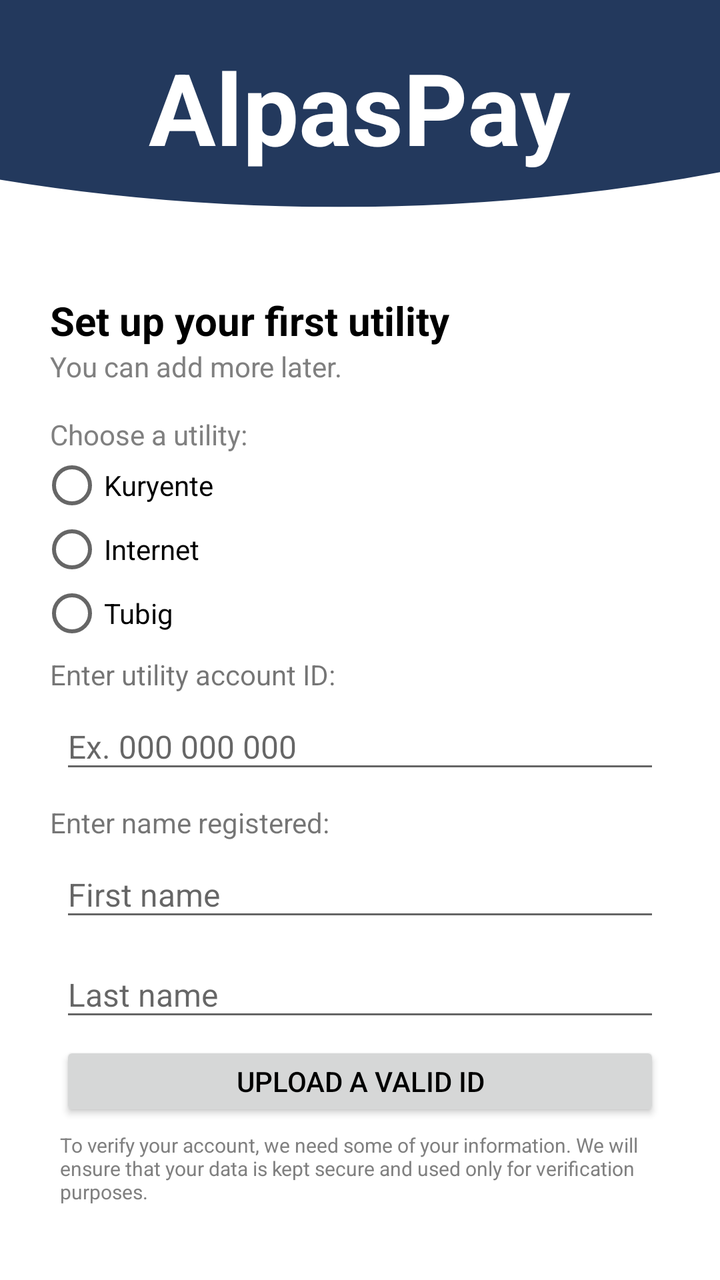
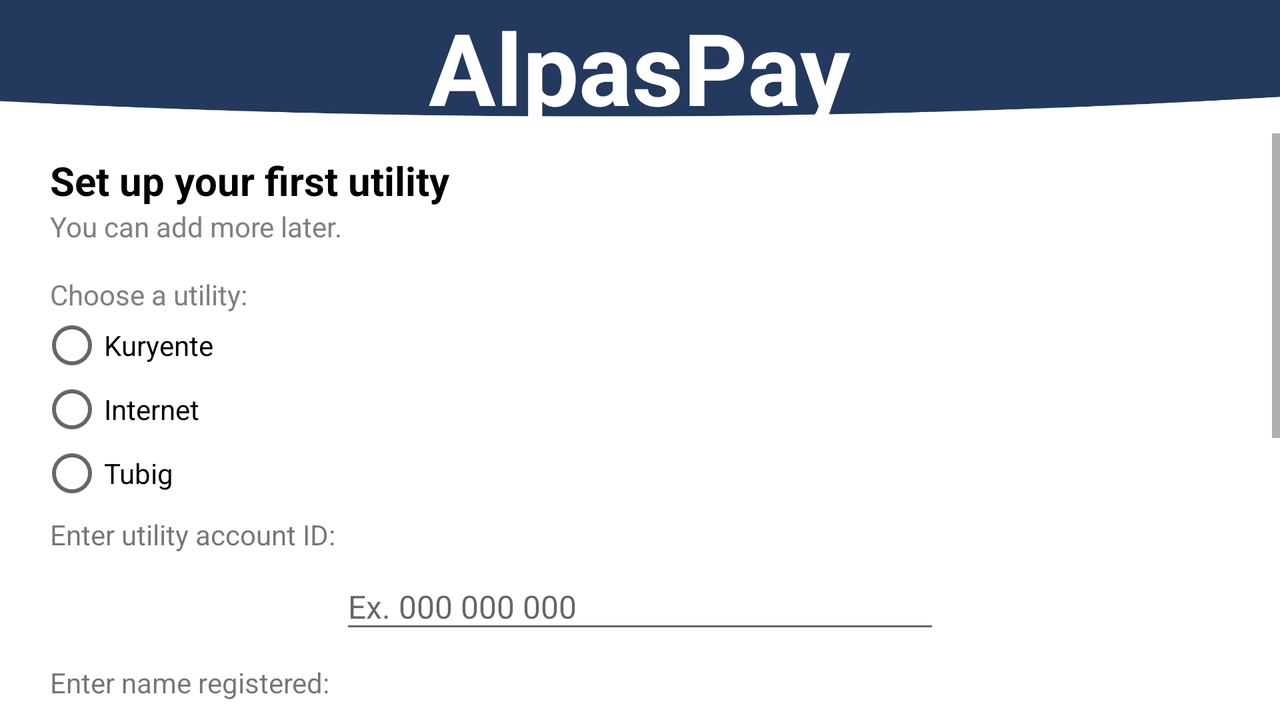

Two renders of one Android screen. The first uses the default layout on a phone; the second uses the alternative layout the repository ships for a different screen configuration, on a matching device. The two XML files are below.
<!-- AndroidManifest.xml: application theme Theme.AlpasPay -->
<!-- res/layout/activity_register.xml -->
<?xml version="1.0" encoding="utf-8"?>
<LinearLayout
    xmlns:android="http://schemas.android.com/apk/res/android"
    xmlns:app="http://schemas.android.com/apk/res-auto"
    xmlns:tools="http://schemas.android.com/tools"
    android:layout_width="match_parent"
    android:layout_height="match_parent"
    android:orientation="vertical"
    android:background="@drawable/bg_14circleup">

<LinearLayout
    android:id="@+id/main"
    android:layout_width="match_parent"
    android:layout_height="match_parent"
    android:layout_gravity="center_horizontal"
    android:orientation="vertical"
    tools:context=".Register">

    <TextView
        android:layout_width="wrap_content"
        android:layout_height="wrap_content"
        android:layout_gravity="center"
        android:paddingTop="20dp"
        android:paddingBottom="50dp"
        android:text="@string/alpaspay"
        android:textColor="@color/white"
        android:textSize="50dp"
        android:textStyle="bold" />
    <TextView
        android:layout_width="wrap_content"
        android:layout_height="wrap_content"
        android:text="Set up your first utility"
        android:textStyle="bold"
        android:textColor="@color/black"
        android:paddingLeft="25dp"
        android:paddingTop="10dp"
        android:textSize="20sp"/>
    <TextView
        android:layout_width="wrap_content"
        android:layout_height="wrap_content"
        android:text="You can add more later."
        android:textColor="@color/gray"
        android:paddingLeft="25dp"
        android:paddingRight="15dp"
        android:paddingBottom="15dp"
        />

    <TextView
        android:id="@+id/utilityPrompt"
        android:layout_width="wrap_content"
        android:layout_height="wrap_content"
        android:text="Choose a utility:"
        android:textColor="@color/gray"
        android:paddingLeft="25dp"
        android:paddingRight="15dp"
        />

    <RadioGroup
        android:id="@+id/options"
        android:layout_width="wrap_content"
        android:layout_height="wrap_content"
        android:orientation="vertical"
        android:paddingLeft="20dp"
        >
        <RadioButton
            android:id="@+id/radio_option1"
            android:layout_width="95dp"
            android:layout_height="wrap_content"
            android:text="Kuryente" />

        <RadioButton
            android:id="@+id/radio_option2"
            android:layout_width="95dp"
            android:layout_height="wrap_content"
            android:text="Internet" />

        <RadioButton
            android:id="@+id/radio_option3"
            android:layout_width="95dp"
            android:layout_height="wrap_content"
            android:text="Tubig" />
    </RadioGroup>
    <TextView
        android:id="@+id/accIdPrompt"
        android:layout_width="wrap_content"
        android:layout_height="wrap_content"
        android:text="Enter utility account ID:"
        android:paddingLeft="25dp"
        android:paddingTop="5dp"/>

    <EditText
        android:id="@+id/account_id"
        android:layout_width="300dp"
        android:layout_height="40dp"
        android:layout_gravity="center"
        android:layout_margin="5dp"
        android:hint="Ex. 000 000 000"
        android:inputType="number"
        android:singleLine="true"
        android:textSize="16sp" />

    <TextView
        android:id="@+id/namePrompt"
        android:layout_width="wrap_content"
        android:layout_height="wrap_content"
        android:text="Enter name registered:"
        android:paddingLeft="25dp"
        android:paddingTop="5dp"/>

    <EditText
        android:id="@+id/firstNameField"
        android:layout_width="300dp"
        android:layout_height="40dp"
        android:layout_margin="5dp"
        android:layout_gravity="center"
        android:hint="First name"
        android:textSize="16sp"
        android:singleLine="true"/>
    <EditText
        android:id="@+id/lastNameField"
        android:layout_width="300dp"
        android:layout_height="40dp"
        android:layout_margin="5dp"
        android:layout_gravity="center"
        android:hint="Last name"
        android:textSize="16sp"
        android:singleLine="true"/>


    <Button
        android:id="@+id/btn_validID"
        android:layout_width="300dp"
        android:layout_height="40dp"
        android:text="Upload a valid ID"
        android:layout_gravity="center"
        android:textColor="@color/black" />
    <Space
        android:layout_width="match_parent"
        android:layout_height="0dp"
        android:layout_weight="1" />

    <TextView
        android:layout_width="300dp"
        android:layout_height="wrap_content"
        android:layout_gravity="center"
        android:textSize="10sp"
        android:justificationMode="inter_character"
        android:paddingTop="5dp"
        android:text="To verify your account, we need some of your information. We will ensure that your data is kept secure and used only for verification purposes."
        android:textColor="@color/gray" />

    <Button
        android:id="@+id/btn_continueToSignUp"
        android:layout_width="325dp"
        android:layout_height="40dp"
        android:text="Continue"
        android:layout_gravity="center"
        android:textColor="@color/white"
        android:layout_marginTop="10dp"
        android:background="@drawable/btn_rounded_blue"
        />

    <TextView
        android:id="@+id/btn_backToLogin"
        android:layout_width="wrap_content"
        android:layout_height="wrap_content"
        android:text="Cancel"
        android:layout_gravity="center"
        android:paddingTop="15dp"
        android:paddingBottom="15dp"
        android:textColor="@color/black"
        android:textStyle="bold"
        />

</LinearLayout>
</LinearLayout>
<!-- resources referenced by this layout -->
<resources>
  <color name="black">#FF000000</color>
  <color name="gray">#808080</color>
  <color name="white">#FFFFFFFF</color>
  <!-- drawable bg_14circleup: png bitmap (drawable, 16690 bytes) -->
  <string name="alpaspay">AlpasPay</string>
  <style name="Theme.AlpasPay" parent="Base.Theme.AlpasPay" />
  <style name="Base.Theme.AlpasPay" parent="Theme.MaterialComponents.DayNight.NoActionBar.Bridge">
          
          
      </style>
</resources>
<!-- res/layout-land/activity_register.xml (the repository's variant of the layout above) -->
<!-- drawn on the phone turned sideways -->
<?xml version="1.0" encoding="utf-8"?>
<LinearLayout
    xmlns:android="http://schemas.android.com/apk/res/android"
    xmlns:app="http://schemas.android.com/apk/res-auto"
    xmlns:tools="http://schemas.android.com/tools"
    android:layout_width="match_parent"
    android:layout_height="match_parent"
    android:background="@drawable/bg_14circleup"
    android:orientation="vertical">

    <TextView
        android:layout_width="wrap_content"
        android:layout_height="wrap_content"
        android:layout_gravity="center"
        android:text="@string/alpaspay"
        android:textColor="@color/white"
        android:textSize="50dp"
        android:textStyle="bold" />
    <ScrollView
        android:layout_width="match_parent"
        android:layout_height="match_parent">
<LinearLayout
    android:id="@+id/main"
    android:layout_width="match_parent"
    android:layout_height="match_parent"
    android:layout_gravity="center_horizontal"
    android:orientation="vertical"
    tools:context=".Register">
    <TextView
        android:layout_width="wrap_content"
        android:layout_height="wrap_content"
        android:text="Set up your first utility"
        android:textStyle="bold"
        android:textColor="@color/black"
        android:paddingLeft="25dp"
        android:paddingTop="10dp"
        android:textSize="20sp"/>
    <TextView
        android:layout_width="wrap_content"
        android:layout_height="wrap_content"
        android:text="You can add more later."
        android:textColor="@color/gray"
        android:paddingLeft="25dp"
        android:paddingRight="15dp"
        android:paddingBottom="15dp"
        />

    <TextView
        android:id="@+id/utilityPrompt"
        android:layout_width="wrap_content"
        android:layout_height="wrap_content"
        android:text="Choose a utility:"
        android:textColor="@color/gray"
        android:paddingLeft="25dp"
        android:paddingRight="15dp"
        />

    <RadioGroup
        android:id="@+id/options"
        android:layout_width="wrap_content"
        android:layout_height="wrap_content"
        android:orientation="vertical"
        android:paddingLeft="20dp"
        >
        <RadioButton
            android:id="@+id/radio_option1"
            android:layout_width="95dp"
            android:layout_height="wrap_content"
            android:text="Kuryente" />

        <RadioButton
            android:id="@+id/radio_option2"
            android:layout_width="95dp"
            android:layout_height="wrap_content"
            android:text="Internet" />

        <RadioButton
            android:id="@+id/radio_option3"
            android:layout_width="95dp"
            android:layout_height="wrap_content"
            android:text="Tubig" />
    </RadioGroup>
    <TextView
        android:id="@+id/accIdPrompt"
        android:layout_width="wrap_content"
        android:layout_height="wrap_content"
        android:text="Enter utility account ID:"
        android:paddingLeft="25dp"
        android:paddingTop="5dp"/>

    <EditText
        android:id="@+id/account_id"
        android:layout_width="300dp"
        android:layout_height="40dp"
        android:layout_gravity="center"
        android:layout_margin="5dp"
        android:hint="Ex. 000 000 000"
        android:inputType="number"
        android:singleLine="true"
        android:textSize="16sp" />

    <TextView
        android:id="@+id/namePrompt"
        android:layout_width="wrap_content"
        android:layout_height="wrap_content"
        android:text="Enter name registered:"
        android:paddingLeft="25dp"
        android:paddingTop="5dp"/>

    <EditText
        android:id="@+id/firstNameField"
        android:layout_width="300dp"
        android:layout_height="40dp"
        android:layout_margin="5dp"
        android:layout_gravity="center"
        android:hint="First name"
        android:textSize="16sp"
        android:singleLine="true"/>
    <EditText
        android:id="@+id/lastNameField"
        android:layout_width="300dp"
        android:layout_height="40dp"
        android:layout_margin="5dp"
        android:layout_gravity="center"
        android:hint="Last name"
        android:textSize="16sp"
        android:singleLine="true"/>


    <Button
        android:id="@+id/btn_validID"
        android:layout_width="300dp"
        android:layout_height="40dp"
        android:text="Upload a valid ID"
        android:layout_gravity="center"
        android:textColor="@color/black" />
    <Space
        android:layout_width="match_parent"
        android:layout_height="0dp"
        android:layout_weight="1" />

    <TextView
        android:layout_width="300dp"
        android:layout_height="wrap_content"
        android:layout_gravity="center"
        android:textSize="10sp"
        android:justificationMode="inter_character"
        android:paddingTop="5dp"
        android:text="To verify your account, we need some of your information. We will ensure that your data is kept secure and used only for verification purposes."
        android:textColor="@color/gray" />

    <Button
        android:id="@+id/btn_continueToSignUp"
        android:layout_width="325dp"
        android:layout_height="40dp"
        android:text="Continue"
        android:layout_gravity="center"
        android:textColor="@color/white"
        android:layout_marginTop="10dp"
        android:background="@drawable/btn_rounded_blue"
        />

    <TextView
        android:id="@+id/btn_backToLogin"
        android:layout_width="wrap_content"
        android:layout_height="wrap_content"
        android:text="Cancel"
        android:layout_gravity="center"
        android:paddingTop="15dp"
        android:paddingBottom="15dp"
        android:textColor="@color/black"
        android:textStyle="bold"
        />

</LinearLayout>
    </ScrollView>
</LinearLayout>
